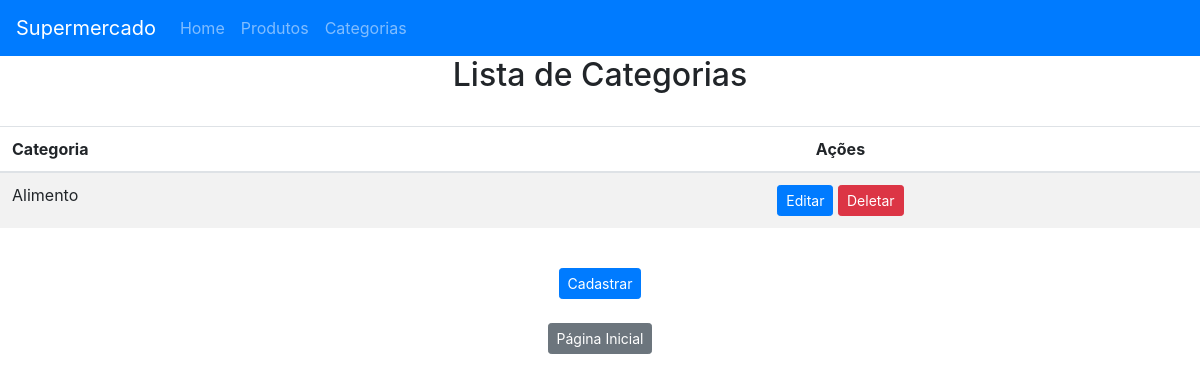
Page /categorias/ on the earlier database version.
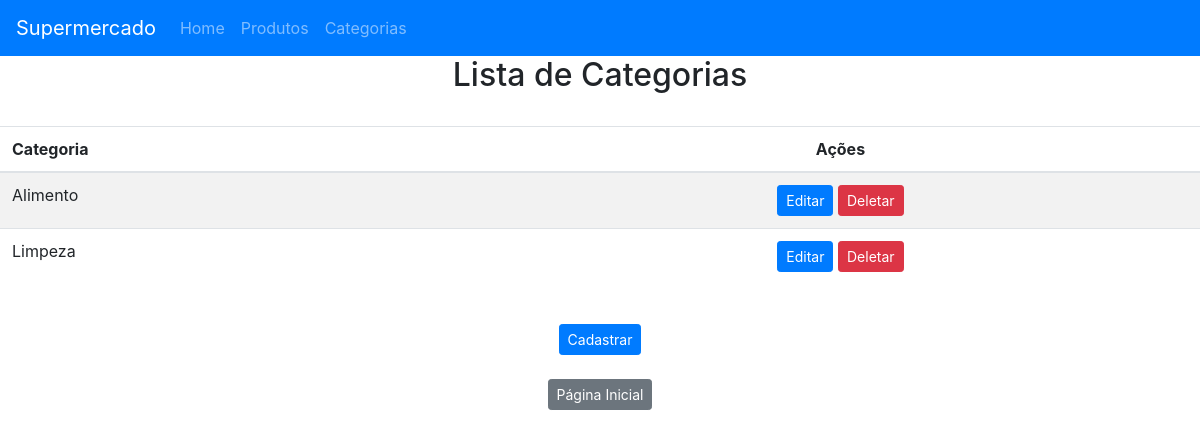
Same page on the later database version.
### appProdutos/models.py (models this page shows, shortened)
class Categoria(models.Model):
    nome = models.CharField(max_length=100)
    dt_create = models.DateTimeField(auto_now_add=True)

### appProdutos/views.py (the view)
# urls.py: path('categorias/', listCategoria, name='categoria_list'),
def listCategoria(request):
    categorias = Categoria.objects.all()
    return render(request, 'categoria/list.html', {'categorias': categorias})

### templates/categoria/list.html
{% extends '../base.html' %}
{% block content %}
  <div class="container-fluid">
    <div class="text-center">
      <h2>Lista de Categorias</h2>
    </div>
  </div>
  <div class="text-center">
    <br>
    <table class="table table-striped">
      <thead>
        <tr>
          <th>Categoria</th>
          <th class="text-center">Ações</th>
        </tr>
      </thead>
      <tbody>
        {% for categoria in categorias %}
        <tr>
          <td>{{ categoria.nome }}</td>
          <td class="text-center">
            <a type="button" class="btn btn-primary btn-sm" href="{% url 'categoria_update' categoria.id %}">Editar</a>
            <a type="button" class="btn btn-danger btn-sm" href="{% url 'categoria_delete' categoria.id %}">Deletar</a>
          </td>
        </tr>
        {% endfor  %}
      </tbody>
    </table>
    <br>
  </div>
  <div class="text-center">
    <a href="{% url 'categoria_create' %}">
      <button type="button" class="btn btn-primary btn-sm">Cadastrar</button>
    </a>
    <br> <br>
    <a href="{% url 'home' %}">
      <button type="button" class="btn btn-secondary btn-sm">Página Inicial</button>
    </a>
  </div>
{% endblock %}

Differences in the rows shown:
added Categoria: nome "Limpeza"
